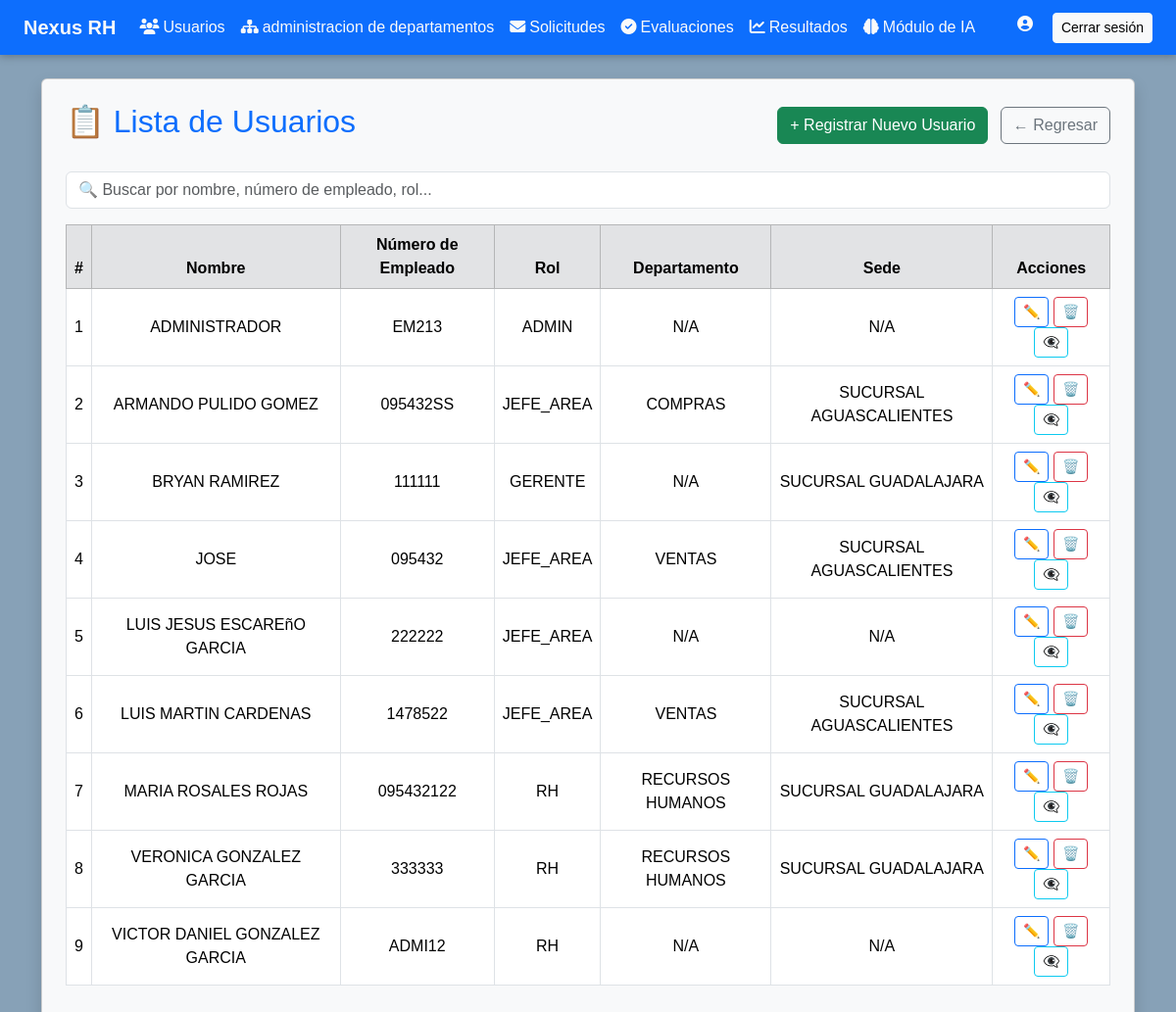
The app's page /app/views/admin/usuarios/lista_usuario.php (signed in) with its own data.
### tables this page shows
CREATE TABLE `usuarios` (
  `id` int(11) NOT NULL,
  `usuario` varchar(50) DEFAULT NULL,
  `contrasena` varchar(255) DEFAULT NULL,
  `rol` enum('admin','rh','gerente','jefe_area') NOT NULL,
  `nombre_completo` varchar(100) DEFAULT NULL,
  `numero_empleado` varchar(20) DEFAULT NULL,
  `correo` varchar(100) DEFAULT NULL,
  `telefono` varchar(15) NOT NULL,
  `estado` enum('activo','inactivo') DEFAULT 'activo',
  `fotografia` varchar(255) DEFAULT NULL,
  `fecha_registro` timestamp NOT NULL DEFAULT current_timestamp(),
  `sede_id` int(11) DEFAULT NULL,
  `departamento_id` int(11) DEFAULT NULL
);

CREATE TABLE `departamentos` (
  `id` int(11) NOT NULL,
  `nombre` varchar(100) NOT NULL,
  `descripcion` text NOT NULL,
  `sede_id` int(11) NOT NULL,
  `responsable_id` int(11) DEFAULT NULL,
  `estado` enum('activo','inactivo') DEFAULT 'activo',
  `creado_en` timestamp NOT NULL DEFAULT current_timestamp(),
  `actualizado_en` timestamp NOT NULL DEFAULT current_timestamp() ON UPDATE current_timestamp()
);

CREATE TABLE `sedes` (
  `id` int(11) NOT NULL,
  `nombre` varchar(100) NOT NULL,
  `domicilio` varchar(150) NOT NULL,
  `numero` varchar(10) NOT NULL,
  `interior` varchar(10) DEFAULT NULL,
  `colonia` varchar(100) NOT NULL,
  `municipio` varchar(100) NOT NULL,
  `estado` varchar(100) NOT NULL,
  `cp` varchar(10) NOT NULL,
  `telefono` varchar(20) NOT NULL,
  `fecha_registro` timestamp NOT NULL DEFAULT current_timestamp(),
  `activo` tinyint(1) DEFAULT 1
);

### config/conexion.php (called while the page is built)
<?php
class Conexion {
    private static $pdo = null;
    public static function getConexion() {
        if (self::$pdo === null) {
            $host = 'localhost';
            $db = 'sistema_rh';
            $user = 'root';
            $pass = '';
            try {
                self::$pdo = new PDO("mysql:host=$host;dbname=$db", $user, $pass);
                self::$pdo->setAttribute(PDO::ATTR_ERRMODE, PDO::ERRMODE_EXCEPTION);
            } catch (PDOException $e) {
                die("Error de conexión: " . $e->getMessage());
            }
        }
        return self::$pdo;
    }
}

### app/models/Usuario.php (called while the page is built, shortened)
<?php
require_once(__DIR__ . '/../../config/conexion.php');
class Usuario {
    private $pdo;
    public function __construct() {
        $this->pdo = Conexion::getConexion();
    }
    public function obtenerTodosActivos() {
    $sql = "SELECT
                u.id,
                u.nombre_completo,
                u.usuario,
                u.numero_empleado,
                u.rol,
                u.correo,
                u.telefono,
                u.fotografia,
                u.estado,
                d.nombre AS nombre_departamento,
                s.nombre AS nombre_sede
            FROM usuarios u
            LEFT JOIN departamentos d ON u.departamento_id = d.id
            LEFT JOIN sedes s ON u.sede_id = s.id
            WHERE u.estado = 'activo'
            ORDER BY u.nombre_completo ASC";
    $stmt = $this->pdo->query($sql);
    return $stmt->fetchAll(PDO::FETCH_ASSOC);
}
}

### app/views/admin/usuarios/lista_usuario.php (the view, shortened to what this page needs)
<?php
include_once('../../shared/header.php');
require_once('../../../models/Usuario.php');
$usuarioModel = new Usuario();
$listaUsuarios = $usuarioModel->obtenerTodosActivos();
?>
<div class="container mt-4">
  <div class="card shadow p-4 bg-light">
    <div class="d-flex justify-content-between align-items-center mb-4">
      <h2 class="text-primary">📋 Lista de Usuarios</h2>
      <div>
        <a href="crear_usuario.php" class="btn btn-success me-2">+ Registrar Nuevo Usuario</a>
        <a href="menu.php" class="btn btn-outline-secondary">← Regresar</a>
      </div>
    </div>
    <?php if (empty($listaUsuarios)): ?>
      <div class="alert alert-info text-center">No hay usuarios registrados.</div>
    <?php else: ?>
      <div class="mb-3">
        <input type="text" id="busqueda" class="form-control" placeholder="🔍 Buscar por nombre, número de empleado, rol...">
      </div>
      <div class="table-responsive">
        <table class="table table-bordered table-hover align-middle" id="tablaUsuarios">
          <thead class="table-secondary text-center">
            <tr>
              <th>#</th>
              <th>Nombre</th>
              <th>Número de Empleado</th>
              <th>Rol</th>
              <th>Departamento</th>
              <th>Sede</th>
              <th>Acciones</th>
            </tr>
          </thead>
          <tbody class="text-center">
            <?php foreach ($listaUsuarios as $index => $u): ?>
              <tr>
                <td><?= $index + 1 ?></td>
                <td><?= htmlspecialchars($u['nombre_completo']) ?></td>
                <td><?= htmlspecialchars($u['numero_empleado']) ?></td>
                <td><?= strtoupper($u['rol']) ?></td>
                <td><?= $u['nombre_departamento'] ?? 'N/A' ?></td>
                <td><?= $u['nombre_sede'] ?? 'N/A' ?></td>
                <td>
                  <a href="editar_usuario.php?id=<?= $u['id'] ?>" class="btn btn-sm btn-outline-primary" title="Editar Usuario">✏️</a>
                  <a href="eliminar_usuario.php?id=<?= $u['id'] ?>" class="btn btn-sm btn-outline-danger" onclick="return confirmarEliminacion()" title="Eliminar Usuario">🗑️</a>
                  <button type="button" class="btn btn-sm btn-outline-info" onclick="mostrarDetalles(this)" title="Ver Detalles">👁️‍🗨️</button>
                </td>
              </tr>
            <?php endforeach; ?>
          </tbody>
        </table>
      </div>
    <?php endif; ?>
  </div>
</div>

### public/css/estilo.css (style rules this page uses)
:root { --azul-petroleo: #87a1b7; --verde-esmeralda: #0D6EFD; --naranja-coral: #FF6B35; --verde-menta: #09BC8A; --gris-azulado: #F5F7FA; --amarillo-mostaza: #F6BD60; --rojo-alerta: #E63946; --texto-principal: #04181e; --blanco-humo: #FAFAFA; }

### records on screen
usuarios: nombre_completo "ADMINISTRADOR", numero_empleado "EM213", rol "ADMIN", nombre_departamento "N/A", nombre_sede "N/A"
usuarios: nombre_completo "ARMANDO PULIDO GOMEZ", numero_empleado "095432SS", rol "JEFE_AREA", departamento.nombre "COMPRAS", sede.nombre "SUCURSAL AGUASCALIENTES"
usuarios: nombre_completo "BRYAN RAMIREZ", numero_empleado "111111", rol "GERENTE", nombre_departamento "N/A", sede.nombre "SUCURSAL GUADALAJARA"
usuarios: nombre_completo "JOSE", numero_empleado "095432", rol "JEFE_AREA", departamento.nombre "VENTAS", sede.nombre "SUCURSAL AGUASCALIENTES"
usuarios: nombre_completo "LUIS JESUS ESCAREñO GARCIA", numero_empleado "222222", rol "JEFE_AREA", nombre_departamento "N/A", nombre_sede "N/A"
usuarios: nombre_completo "LUIS MARTIN CARDENAS", numero_empleado "1478522", rol "JEFE_AREA", departamento.nombre "VENTAS", sede.nombre "SUCURSAL AGUASCALIENTES"
usuarios: nombre_completo "MARIA ROSALES ROJAS", numero_empleado "095432122", rol "RH", departamento.nombre "RECURSOS HUMANOS", sede.nombre "SUCURSAL GUADALAJARA"
usuarios: nombre_completo "VERONICA GONZALEZ GARCIA", numero_empleado "333333", rol "RH", departamento.nombre "RECURSOS HUMANOS", sede.nombre "SUCURSAL GUADALAJARA"
usuarios: nombre_completo "VICTOR DANIEL GONZALEZ GARCIA", numero_empleado "ADMI12", rol "RH", nombre_departamento "N/A", nombre_sede "N/A"
